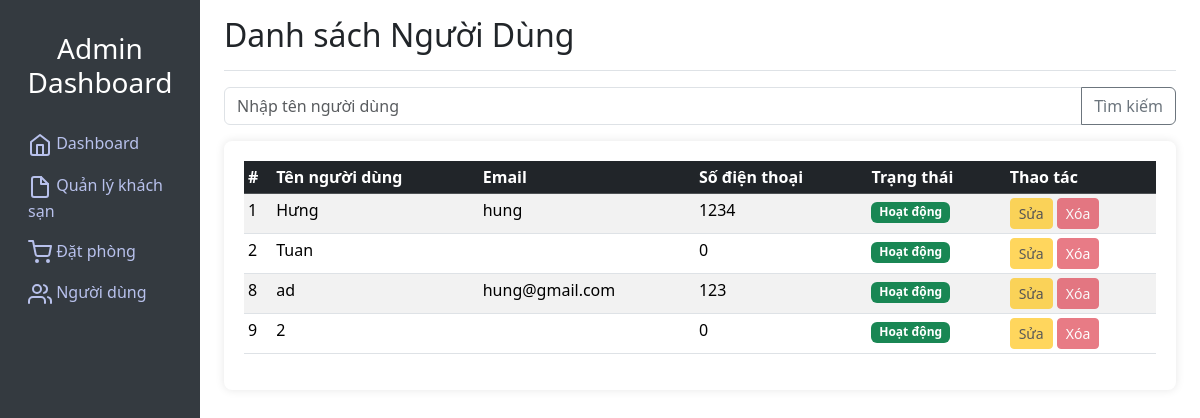
The page /Globery/admin/?page=users (signed in) on the database its author committed.
### tables this page shows
CREATE TABLE `customer` (
  `id_customer` int(11) NOT NULL,
  `name` varchar(250) NOT NULL,
  `password` varchar(250) NOT NULL,
  `email` varchar(250) NOT NULL,
  `tel` int(20) NOT NULL,
  `username` varchar(250) NOT NULL
);

### Globery/admin/index.php (called while the page is built)
<?php
include "./controller/index.php";

### Globery/admin/model/connectdb.php (called while the page is built, shortened)
<?php
class DB
{
    private $dsn = 'mysql:host=localhost;dbname=hotel_management;charset=UTF8';
    private $username = 'root';
    private $password = '';
    private $conn;
    function __construct()
    {
        try {
            $this->conn = new PDO($this->dsn, $this->username, $this->password);
            $this->conn->setAttribute(PDO::ATTR_ERRMODE, PDO::ERRMODE_EXCEPTION);
        } catch (PDOException $e) {
            echo "Connection failed: " . $e->getMessage();
        }
    }
    function query($sql, $params = [])
    {
        $stmt = $this->conn->prepare($sql);
        $stmt->execute($params);
        return $stmt;
    }
    function getAll($sql)
    {
        $stmt = $this->query($sql);
        return $stmt->fetchAll(PDO::FETCH_ASSOC);
    }
}

### Globery/admin/model/admin_db.php (called while the page is built, shortened)
<?php
class Admin
{
    private $conn;
    function __construct()
    {
        $this->conn = new DB;
    }
    function getCustomer()
    {
        $sql = 'select * from customer';
        return $this->conn->getAll($sql);
    }
}

### Globery/admin/view/users.php (the view, shortened to what this page needs)
<main class="col-md-9 ms-sm-auto col-lg-10 px-md-4">
    <div
        class="d-flex justify-content-between flex-wrap flex-md-nowrap align-items-center pt-3 pb-2 mb-3 border-bottom">
        <h1 class="h2">Danh sách Người Dùng</h1>
    </div>
    <form action="./?page=users" method="post" class="mb-3">
        <div class="input-group mb-3">
            <input type="text" class="form-control" name="name" placeholder="Nhập tên người dùng">
            <button class="btn btn-outline-secondary" type="submit" name="search">Tìm kiếm</button>
        </div>
    </form>
    <div class="table-responsive">
        <table class="table table-striped table-sm">
            <thead class="table-dark">
                <tr>
                    <th>#</th>
                    <th>Tên người dùng</th>
                    <th>Email</th>
                    <th>Số điện thoại</th>
                    <th>Trạng thái</th>
                    <th>Thao tác</th>
                </tr>
            </thead>
            <tbody>
                <?php foreach ($customer as $row): ?>
                    <tr>
                        <td><?php echo $row['id_customer'] ?></td>
                        <td><?php echo $row['name'] ?></td>
                        <td><?php echo $row['email'] ?></td>
                        <td><?php echo $row['tel'] ?></td>
                        <td><span class="badge bg-success">Hoạt động</span></td>
                        <td>
                            <button class="btn btn-sm btn-warning" disabled>Sửa</button>
                            <button class="btn btn-sm btn-danger" disabled>Xóa</button>
                        </td>
                    </tr>
                <?php endforeach; ?>
            </tbody>
        </table>
    </div>
</main>

### Globery/admin/view/block/header.php (style rules this page uses)
.table-responsive { background-color: white; padding: 20px; border-radius: 8px; box-shadow: 0 0 10px rgba(0, 0, 0, 0.1); }

### rows shown on the page
customer: id_customer "1", name "Hưng", email "hung", tel "1234"
customer: id_customer "2", name "Tuan", tel "0"
customer: id_customer "8", name "ad", email "hung@gmail.com", tel "123"
customer: id_customer "9", name "2", tel "0"
